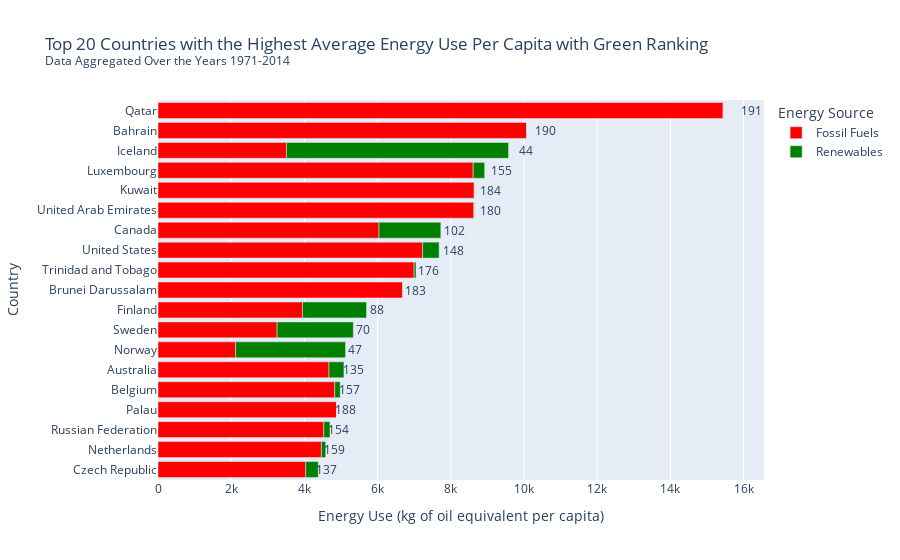

Notebook cell for this chart:
### Code cell
df = energyUse_Top20
df['RENEW_Prop'] = df['Energy_Use'] * (df['Energy_Use_RNEW']/100)
df['FF_Prop'] = df['Energy_Use'] - df['RENEW_Prop']
df = df.sort_values(by='Energy_Use')
display(df)
fig = px.bar(df, x=['FF_Prop', 'RENEW_Prop'], y='Country_Name', orientation='h',
            title="Top 20 Countries with the Highest Average Energy Use Per Capita with Green Ranking <br><sup>Data Aggregated Over the Years 1971-2014 </sup>",
            color_discrete_sequence=['red', 'green'],
             
            labels={'Country_Name': 'Country',
                    'value': 'Energy Use (kg of oil equivalent per capita)',
                   'variable': 'Energy Source'}
            )
newnames = {'FF_Prop': 'Fossil Fuels', 'RENEW_Prop': 'Renewables'}
fig.for_each_trace(lambda t: t.update(name = newnames[t.name]))
total_labels = [{"y": y, "x": total*1.05, "text": str(rank), "showarrow": False} for y, total, rank in zip(df['Country_Name'], df['Energy_Use'], df['Green_Rank'])]
fig = fig.update_layout(annotations=total_labels)
fig.show()

# Save image
fig.write_image("energyUsePerCapita_Top20_EnergyShareBreakdown_WithGreenRank.png", engine='kaleido', scale=1, width=800, height=600)

### Figure 1 — Plotly figure (JSON) as saved in the notebook; plotly's stock layout.template omitted (floating-point values rounded to 4 significant figures)
{"data": [{"alignmentgroup": "True", "hovertemplate": "Energy Source=FF_Prop<br>Energy Use (kg of oil equivalent per capita)=%{x}<br>Country=%{y}<extra></extra>", "legendgroup": "FF_Prop", "marker": {"color": "red", "pattern": {"shape": ""}}, "name": "Fossil Fuels", "offsetgroup": "FF_Prop", "orientation": "h", "showlegend": true, "textposition": "auto", "type": "bar", "x": [4037.0, 4464.0, 4531.0, 4877.0, 4829.0, 4672.0, 2122.0, 3255.0, 3947.0, 6684.0, 6996.0, 7228.0, 6037.0, 8630.0, 8640.0, 8611.0, 3510.0, 10070.0, 15440.0], "xaxis": "x", "y": ["Czech Republic", "Netherlands", "Russian Federation", "Palau", "Belgium", "Australia", "Norway", "Sweden", "Finland", "Brunei Darussalam", "Trinidad and Tobago", "United States", "Canada", "United Arab Emirates", "Kuwait", "Luxembourg", "Iceland", "Bahrain", "Qatar"], "yaxis": "y"}, {"alignmentgroup": "True", "hovertemplate": "Energy Source=RENEW_Prop<br>Energy Use (kg of oil equivalent per capita)=%{x}<br>Country=%{y}<extra></extra>", "legendgroup": "RENEW_Prop", "marker": {"color": "green", "pattern": {"shape": ""}}, "name": "Renewables", "offsetgroup": "RENEW_Prop", "orientation": "h", "showlegend": true, "textposition": "auto", "type": "bar", "x": [341.3, 118.5, 169.0, 0.03393, 149.9, 408.6, 3002.0, 2081.0, 1750.0, 3.659, 53.48, 452.8, 1690.0, 8.16, 3.38, 313.8, 6067.0, 0, 0], "xaxis": "x", "y": ["Czech Republic", "Netherlands", "Russian Federation", "Palau", "Belgium", "Australia", "Norway", "Sweden", "Finland", "Brunei Darussalam", "Trinidad and Tobago", "United States", "Canada", "United Arab Emirates", "Kuwait", "Luxembourg", "Iceland", "Bahrain", "Qatar"], "yaxis": "y"}], "layout": {"annotations": [{"showarrow": false, "text": "137", "x": 4597.0, "y": "Czech Republic"}, {"showarrow": false, "text": "159", "x": 4812.0, "y": "Netherlands"}, {"showarrow": false, "text": "154", "x": 4935.0, "y": "Russian Federation"}, {"showarrow": false, "text": "188", "x": 5121.0, "y": "Palau"}, {"showarrow": false, "text": "157", "x": 5228.0, "y": "Belgium"}, {"showarrow": false, "text": "135", "x": 5334.0, "y": "Australia"}, {"showarrow": false, "text": "47", "x": 5380.0, "y": "Norway"}, {"showarrow": false, "text": "70", "x": 5603.0, "y": "Sweden"}, {"showarrow": false, "text": "88", "x": 5982.0, "y": "Finland"}, {"showarrow": false, "text": "183", "x": 7022.0, "y": "Brunei Darussalam"}, {"showarrow": false, "text": "176", "x": 7402.0, "y": "Trinidad and Tobago"}, {"showarrow": false, "text": "148", "x": 8065.0, "y": "United States"}, {"showarrow": false, "text": "102", "x": 8113.0, "y": "Canada"}, {"showarrow": false, "text": "180", "x": 9070.0, "y": "United Arab Emirates"}, {"showarrow": false, "text": "184", "x": 9075.0, "y": "Kuwait"}, {"showarrow": false, "text": "155", "x": 9371.0, "y": "Luxembourg"}, {"showarrow": false, "text": "44", "x": 10060.0, "y": "Iceland"}, {"showarrow": false, "text": "190", "x": 10570.0, "y": "Bahrain"}, {"showarrow": false, "text": "191", "x": 16210.0, "y": "Qatar"}], "barmode": "relative", "legend": {"title": {"text": "Energy Source"}, "tracegroupgap": 0}, "title": {"text": "Top 20 Countries with the Highest Average Energy Use Per Capita with Green Ranking <br><sup>Data Aggregated Over the Years 1971-2014 </sup>"}, "xaxis": {"anchor": "y", "domain": [0, 1], "title": {"text": "Energy Use (kg of oil equivalent per capita)"}}, "yaxis": {"anchor": "x", "domain": [0, 1], "title": {"text": "Country"}}}}
